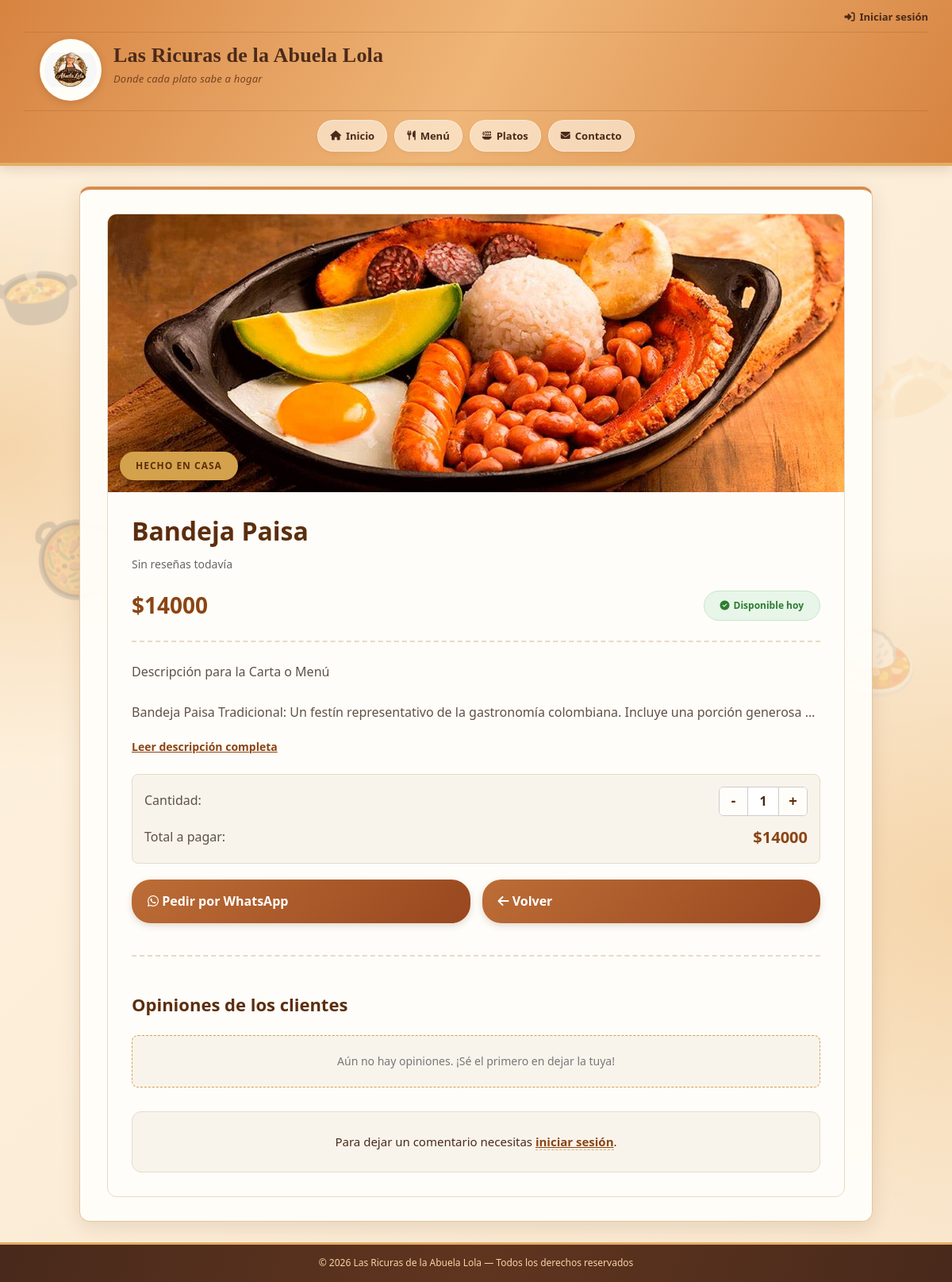
/platos/3/, run on an earlier commit of the app's database.
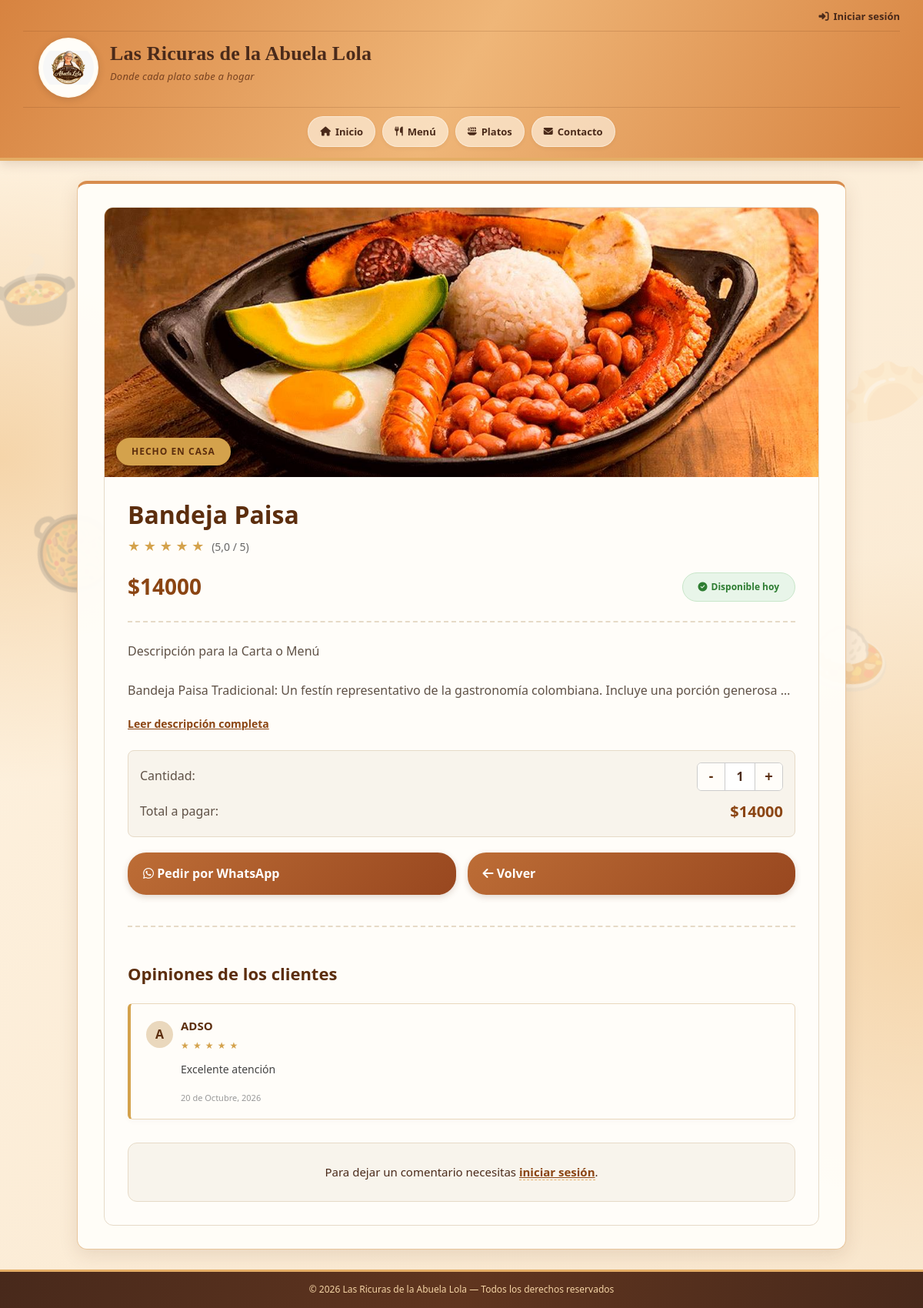
And on a later commit of the database.
### las_ricuras/models.py (models this page shows, shortened)
class Resena(models.Model):
    ESTRELLAS = [
        (1, '1 Estrella'),
        (2, '2 Estrellas'),
        (3, '3 Estrellas'),
        (4, '4 Estrellas'),
        (5, '5 Estrellas'),
    ]
    plato = models.ForeignKey(Plato, on_delete=models.CASCADE)
    usuario = models.ForeignKey(User, on_delete=models.CASCADE)
    estrellas = models.IntegerField(
        choices=ESTRELLAS,
        default=5
    )
    comentario = models.TextField()
    fecha = models.DateTimeField(auto_now_add=True)
    class Meta:
        unique_together = ('plato', 'usuario')

### las_ricuras/views.py (the view)
# urls.py: path('platos/<int:id>/', views.plato_detalle, name='plato_detalle'),
def plato_detalle(request, id):
    plato = get_object_or_404(Plato, id=id)
    lista_resenas = plato.resena_set.all()
    prom = lista_resenas.aggregate(Avg('estrellas'))['estrellas__avg']
    mi_resena = None
    if request.user.is_authenticated:
        mi_resena = Resena.objects.filter(
            plato=plato, usuario=request.user
        ).first()
    if request.method == 'POST':
        if request.user.is_authenticated:
            if mi_resena:
                form = ResenaForm(request.POST, instance=mi_resena)
            else:
                form = ResenaForm(request.POST)
            if form.is_valid():
                r = form.save(commit=False)
                r.plato = plato
                r.usuario = request.user
                r.save()
                return redirect('plato_detalle', id=plato.id)
        else:
            return redirect('login')
    else:
        if mi_resena:
            form = ResenaForm(instance=mi_resena)
        else:
            form = ResenaForm()
    contexto = {
        'plato': plato,
        'resenas': lista_resenas,
        'form': form,
        'promedio': prom,
        'mi_resena': mi_resena
    }
    return render(request, 'plato_detalle.html', contexto)

### las_ricuras/templates/plato_detalle.html (shortened to what the changed rows need)
{% extends 'base.html' %}
{% load static %}
{% block contenido %}
    <div class="detalle-card">
        <div class="informacion">
            <h1 class="titulo-plato">{{ plato.nombre }}</h1>
            <div style="margin-bottom: 15px; color: #d4a24c; font-size: 18px;">
                {% if promedio %}
                    {% for i in "12345" %}
                        {% if forloop.counter <= promedio %}★{% else %}☆{% endif %}
                    {% endfor %}
                    <span style="font-size: 14px; color: #666; margin-left: 5px;">({{ promedio|floatformat:1 }} / 5)</span>
                {% else %}
                    <span style="font-size: 14px; color: #666;">Sin reseñas todavía</span>
                {% endif %}
            </div>
            <div class="precio-disponibilidad">
                <div class="precio" id="precio-base" data-precio="{{ plato.precio|floatformat:0 }}">
                </div>
                {% if plato.disponible %}
                    <span class="disponible"><i class="fa-solid fa-circle-check"></i> Disponible hoy</span>
                {% else %}
                    <span class="no-disponible"><i class="fa-solid fa-circle-xmark"></i> Agotado</span>
                {% endif %}
            </div>
            <div class="separador"></div>
            <p class="descripcion" id="texto-descripcion">
                {{ plato.descripcion|linebreaksbr }}
            </p>
            <button class="btn-leer-mas" onclick="toggleDescripcion()" id="btn-leer-mas">Leer descripción completa</button>
            {% if plato.disponible %}
            <div class="caja-pedido">
                <div class="fila-cantidad">
                </div>
                <div class="fila-cantidad">
                </div>
            </div>
            {% endif %}
            <div class="acciones">
                {% if plato.disponible %}
                    <a href="#" id="btn-whatsapp" target="_blank" class="btn btn-whatsapp">
                    </a>
                {% endif %}
                <a href="{% url 'Platos' %}" class="btn">
                </a>
            </div>
            <div style="margin-top: 40px; border-top: 2px dashed #e6dac7; padding-top: 20px;">
                <h3 style="color: #5c2e0e; margin-bottom: 20px; font-size: 22px;">Opiniones de los clientes</h3>
                {% for r in resenas %}
                    <div style="background: #fffdf9; border: 1px solid #ead8bd; border-left: 4px solid #d4a24c; padding: 15px 20px; border-radius: 6px; margin-bottom: 15px; box-shadow: 0 2px 8px rgba(0,0,0,0.03);">
                        <div style="display: flex; justify-content: space-between; align-items: flex-start; margin-bottom: 8px;">
                            <div style="display: flex; align-items: center; gap: 10px;">
                                <div style="width: 35px; height: 35px; background: #ead8bd; color: #5c2e0e; border-radius: 50%; display: flex; justify-content: center; align-items: center; font-weight: bold; font-size: 16px;">
                                    {{ r.usuario.username|first|upper }}
                                </div>
                                <div>
                                    <strong style="color: #5c2e0e; font-size: 15px;">{{ r.usuario.username }}</strong>
                                    <div style="color: #d4a24c; font-size: 12px; letter-spacing: 1px; margin-top: 2px;">
                                        {% for i in "12345" %}
                                            {% if forloop.counter <= r.estrellas %}★{% else %}☆{% endif %}
                                        {% endfor %}
                                    </div>
                                </div>
                            </div>
                        </div>
                        <p style="margin: 0 0 10px 45px; font-size: 14px; color: #444;">{{ r.comentario }}</p>
                        <small style="color: #999; font-size: 11px; margin-left: 45px;">{{ r.fecha|date:"d \d\e F, Y" }}</small>
                    </div>
                {% empty %}
                    <div style="text-align: center; padding: 20px; background: #f8f4ec; border-radius: 8px; border: 1px dashed #d4a24c;">
                        <p style="color: #777; font-size: 14px; margin: 0;">Aún no hay opiniones. ¡Sé el primero en dejar la tuya!</p>
                    </div>
                {% endfor %}
                <div style="margin-top: 30px; background: #f8f4ec; padding: 25px; border-radius: 12px; border: 1px solid #e6dac7;">
                </div>
            </div>
        </div>
    </div>
{% endblock %}

What changed in the data, as far as the page shows it:
added Resena: usuario.username|first "A", usuario.username "ADSO", estrellas 5 (drawn), comentario "Excelente atención", fecha "20 de Octubre, 2026"
Also different on the page:
{{ promedio|floatformat:1 }}: (not shown) → "5,0"
text no longer shown: "Sin reseñas todavía Aún no hay opiniones. ¡Sé el primero en dejar la tuya!"
text now shown: "( / 5)"
